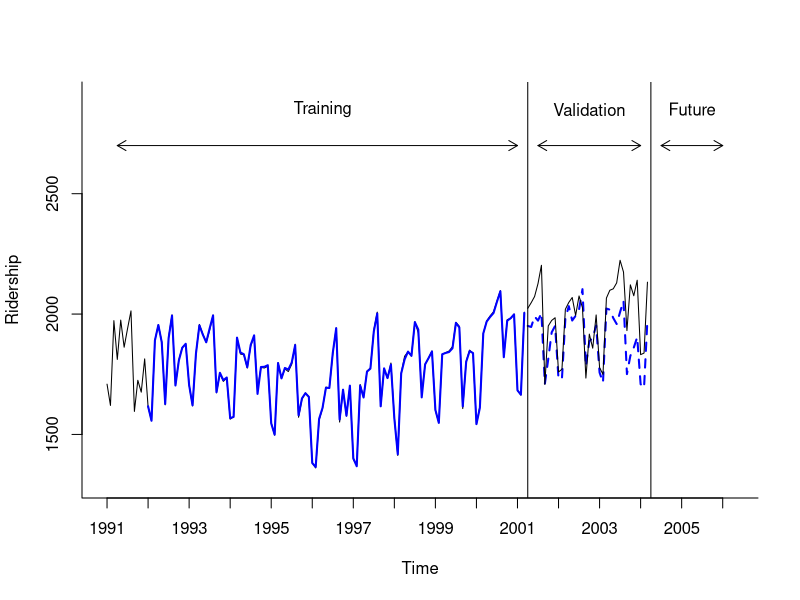

Write the R code that produced this figure.
library(forecast)  

Amtrak.data <- read.csv("Amtrak data.csv")
ridership.ts <- ts(Amtrak.data$Ridership, start = c(1991, 1), end = c(2004, 3), freq = 12)
length(ridership.ts)
nValid <- 36
nTrain <- length(ridership.ts) - nValid
train.ts <- window(ridership.ts, start = c(1991, 1), end = c(1991, nTrain))
valid.ts <- window(ridership.ts, start = c(1991, nTrain + 1), end = c(1991, nTrain + nValid))

set.seed(201)
ridership.nnetar <- nnetar(train.ts, repeats = 20, p = 11, P = 1, size = 7)
summary(ridership.nnetar$model[[1]])
ridership.nnetar.pred <- forecast(ridership.nnetar, h = nValid)
accuracy(ridership.nnetar.pred, valid.ts)

# Figure 7-7
plot(train.ts, ylim = c(1300, 2900),  ylab = "Ridership", xlab = "Time", bty = "l", xaxt = "n", xlim = c(1991,2006.25), lty = 1)
axis(1, at = seq(1991, 2006, 1), labels = format(seq(1991, 2006, 1)))
lines(ridership.nnetar.pred$fitted, lwd = 2, col = "blue")
lines(ridership.nnetar.pred$mean, lwd = 2, col = "blue", lty = 2)
lines(valid.ts)
lines(c(2004.25 - 3, 2004.25 - 3), c(0, 3500)) 
lines(c(2004.25, 2004.25), c(0, 3500))
text(1996.25, 2850, "Training")
text(2002.75, 2850, "Validation")
text(2005.25, 2850, "Future")
arrows(2004 - 3, 2700, 1991.25, 2700, code = 3, length = 0.1, lwd = 1,angle = 30)
arrows(2004.5 - 3, 2700, 2004, 2700, code = 3, length = 0.1, lwd = 1,angle = 30)
arrows(2004.5, 2700, 2006, 2700, code = 3, length = 0.1, lwd = 1, angle = 30)

ridership.nnetar.opt <- nnetar(train.ts)
ridership.nnetar.opt
ridership.nnetar.opt.pred <- forecast(ridership.nnetar.opt, h = nValid)
accuracy(ridership.nnetar.opt.pred, valid.ts)
